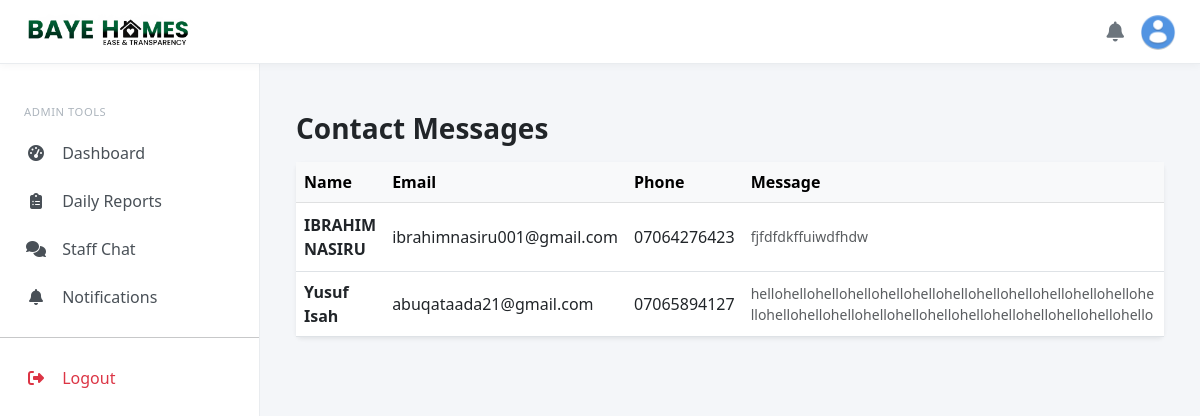
Page /admin/messages (signed in) on the committed database.
### models.py (models this page shows)
class ContactMessage(db.Model):
    __tablename__ = 'contact_messages'
    id = db.Column(db.String(36), primary_key=True, default=generate_uuid)
    name = db.Column(db.String(100), nullable=False)
    email = db.Column(db.String(120), nullable=False)
    phone = db.Column(db.String(20))
    message = db.Column(db.Text, nullable=False)
    is_read = db.Column(db.Boolean, default=False)
    created_at = db.Column(db.DateTime, default=datetime.now(timezone.utc))

### blueprints/admin.py (the view)
@admin_bp.route('/messages')
@login_required
def messages():
    msgs = ContactMessage.query.order_by(db.desc(ContactMessage.created_at)).all()
    return render_template('admin/messages.html', messages=msgs)

### models.py (called while the page is built)
    def get_full_name(self):
        return f"{self.first_name or ''} {self.last_name or ''}".strip() or self.username or self.email

    def is_admin_user(self):
        return self.role == UserRole.ADMIN

### templates/admin/messages.html (shortened to what this page needs)
{% extends "admin/base_admin.html" %}
{% block content %}
<div class="container mt-4">
    <h3 class="fw-bold mb-3">Contact Messages</h3>
    <div class="card border-0 shadow-sm">
        <div class="card-body p-0">
            <div class="table-responsive">
                <table class="table table-hover align-middle mb-0">
                    <thead class="table-light">
                        <tr>
                            <th>Name</th>
                            <th>Email</th>
                            <th>Phone</th>
                            <th>Message</th>
                        </tr>
                    </thead>
                    <tbody>
                        {% for message in messages %}
                            <tr>
                                <td class="fw-semibold">{{ message.name }}</td>
                                <td>{{ message.email }}</td>
                                <td>{{ message.phone or '—' }}</td>
                                <td style="max-width:420px;">
                                    <div class="text-muted small" style="white-space: pre-wrap;">{{ message.message }}</div>
                                </td>
                            </tr>
                        {% else %}
                            <tr>
                                <td colspan="6" class="text-center text-muted py-5">No messages found.</td>
                            </tr>
                        {% endfor %}
                    </tbody>
                </table>
            </div>
        </div>
    </div>
</div>
{% endblock %}

### templates/admin/base_admin.html (style rules this page uses)
:root { --bh-green: #04AB5E; --bh-sidebar-width: 260px; --bh-topbar-height: 64px; }
body { padding-top: var(--bh-topbar-height); background: #f4f6f9; overflow-x: hidden; }

### rows in the picture
ContactMessage: name "IBRAHIM NASIRU", email "ibrahimnasiru001@gmail.com", phone "07064276423", message "fjfdfdkffuiwdfhdw"
ContactMessage: name "Yusuf Isah", email "abuqataada21@gmail.com", phone "07065894127", message "hellohellohellohellohellohellohellohellohellohellohellohellohellohellohellohellohellohellohellohellohellohellohellohellohello"
